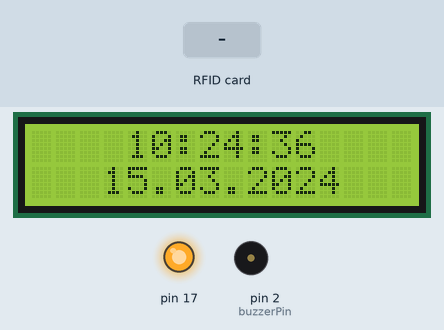
Simulated run of this sketch. Board: Arduino Leonardo, built with avr-gcc and run on an emulated ATmega32U4. Parts: 16×2 character LCD, output pins drawn as LEDs (lit = HIGH), buzzer (waves = sounding). The test bench sets the inputs (shaded band). The local clock reads 2024-03-15 10:24:30 at power-on unless the sketch sets it; storage starts empty; what the sketch prints to the serial monitor is not drawn.

Above: at 6.9 s.
7.0 s: RFID card 5E 7A 19 C4 held to the reader
At 7.9 s:
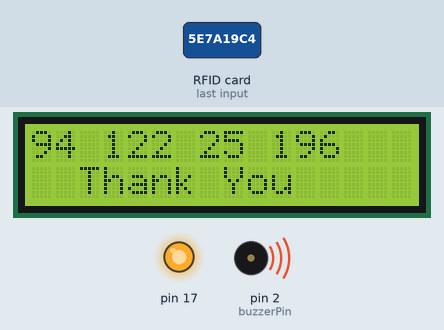
At 9.3 s:
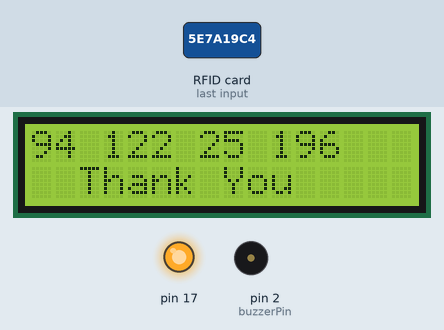
Timing chart, 0 to 10.8 s (numbered marks = the images above; inputs shaded):
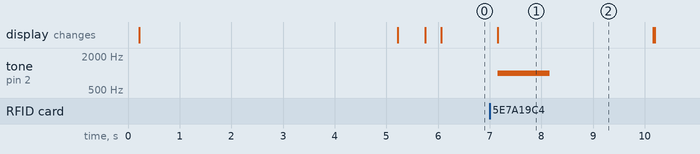

The sketch:

Check_Attandance_RFID.ino
```cpp
#include <MFRC522.h> // for the RFID
#include <SPI.h> // for the RFID and SD card module
#include <SD.h> // for the SD card
#include <DS1302.h>
#include <Wire.h>
#include <LiquidCrystal_I2C.h>

// define pins for RFID
#define CS_RFID 10
#define RST_RFID 9
// define select pin for SD card module
#define CS_SD 4

// Create a file to store the data
File myFile;

// Instance of the class for RFID
MFRC522 rfid(CS_RFID, RST_RFID);

// Variable to hold the tag's UID
String uidString;

// Instance of the class for RTC
//RTC_DS1307 rtc;
DS1302 rtc(6, 5, 3);

// Define check in time (Gio check IN)
//const int checkInHour = 9;
//const int checkInMinute = 5;

//Variable to hold user check in
int userCheckInHour;
int userCheckInMinute;

// Pins for LEDs and buzzer
//const int redLED = 6;
//const int greenLED = 7;
//const int buzzer = 5;

//Setup LCD
LiquidCrystal_I2C lcd(0x27, 16, 2);

//Buzzer
const int buzzerPin = 2;
int switchPosition=0;
int c = 261;
int d = 293;
int e = 329;
int f = 349;
int g = 391;
int a = 440;
int Bb = 466;
int b = 493;
int highc = 523;
int eighth = 500/2;
int quarter = 1000/2;
int half = 2000/2;

void setup() {
  // Set LEDs and buzzer as outputs
//  pinMode(redLED, OUTPUT);
//  pinMode(greenLED, OUTPUT);
//  pinMode(buzzer, OUTPUT);

  // Init Serial port
  Serial.begin(9600);
  while(!Serial); // for Leonardo/Micro/Zero

  // Init LCD
  lcd.init();
  //Setup LCD
  lcd.backlight();
  lcd.begin(16, 2);
  lcd.setCursor(0, 0);

  // Init SPI bus
  SPI.begin();
  // Init MFRC522
  rfid.PCD_Init();

  //Setup buzzer
  pinMode(buzzerPin,OUTPUT);

  // Setup for the SD card
  lcd.setCursor(0, 0);
  lcd.print("Setup System");
  lcd.setCursor(0, 1);
  lcd.print("Loading......");
//  happBirthdayBuzzer();

//  Serial.print("Initializing SD card...");
//  if(!SD.begin(CS_SD)) {
//    Serial.println("initialization failed!");
//  lcd.clear();
//  lcd.setCursor(0, 0);
//  lcd.print("Check SD Card");
//  lcd.setCursor(4, 1);
//  lcd.print("Again!!!");
//    return;
//  }
//  Serial.println("initialization done.");

  delay(5000);
  lcd.clear();

  // Setup for the RTC
  rtc.halt(false);
  rtc.writeProtect(false);
  // following line sets the RTC to the date & time this sketch was compiled
//  rtc.setDOW(FRIDAY);
//  rtc.setTime(9, 39, 0);
//  rtc.setDate(20, 12, 2019);
  //(luu y nap lan dau set gia tri vao cho dung, nap tu lan sau thi an di)

  lcd.setCursor(5, 0);
  lcd.print("Welcome");
  delay(500);
  lcd.clear();
}

void loop() {
   // Display time centered on the upper line
  lcd.setCursor(4, 0);
  lcd.print(rtc.getTimeStr());

//  // Display abbreviated Day-of-Week in the lower left corner
//  lcd.setCursor(0, 1);
//  lcd.print(rtc.getDOWStr(FORMAT_SHORT));

  // Display date in the lower right corner
  lcd.setCursor(3, 1);
  lcd.print(rtc.getDateStr());

  //look for new cards
  if(rfid.PICC_IsNewCardPresent()) {
    readRFID();
    logCard();
//    verifyCheckIn();
  }
  delay(10);
}

void readRFID() {
  rfid.PICC_ReadCardSerial();
  Serial.print(rtc.getDOWStr(FORMAT_SHORT));
  Serial.print(" ");
  Serial.print(rtc.getDateStr());
  Serial.print(" ");
  Serial.print(rtc.getTimeStr());
  Serial.print(" ");
  Serial.print("Tag UID: ");
  uidString = String(rfid.uid.uidByte[0]) + " " + String(rfid.uid.uidByte[1]) + " " +
    String(rfid.uid.uidByte[2]) + " " + String(rfid.uid.uidByte[3]);
  Serial.println(uidString);

  delay(100);
}

void logCard() {
  // Enables SD card chip select pin
  digitalWrite(CS_SD,LOW);

  // Open file
  myFile=SD.open("DATA.txt", FILE_WRITE);

  // If the file opened ok, write to it
  if (myFile) {
    Serial.println("File opened ok");
    myFile.print(uidString);
    myFile.print(", ");

    // Save time on SD card
//    DateTime now = rtc.now();
//    myFile.print(now.year(), DEC);
//    myFile.print('/');
//    myFile.print(now.month(), DEC);
//    myFile.print('/');
//    myFile.print(now.day(), DEC);
//    myFile.print(',');
//    myFile.print(now.hour(), DEC);
//    myFile.print(':');
//    myFile.println(now.minute(), DEC);
      myFile.print(rtc.getDateStr());
      myFile.print(' -- ');
      myFile.print(rtc.getTimeStr());

    // Print time on Serial monitor
//    Serial.print(now.year(), DEC);
//    Serial.print('/');
//    Serial.print(now.month(), DEC);
//    Serial.print('/');
//    Serial.print(now.day(), DEC);
//    Serial.print(' ');
//    Serial.print(now.hour(), DEC);
//    Serial.print(':');
//    Serial.println(now.minute(), DEC);
    Serial.print(rtc.getDOWStr(FORMAT_SHORT));
    Serial.print(" ");
    Serial.print(rtc.getDateStr());
    Serial.print(" ");
    Serial.print(rtc.getTimeStr());
    Serial.println("sucessfully written on SD card");
    myFile.close();
    lcd.clear();
    lcd.setCursor(0, 0);
    lcd.print(uidString);
    lcd.setCursor(2, 1);
    lcd.print("Thank You");
    alarmBuzzer();
    delay(1000);
    lcd.clear();

    // Save check in time;
//    userCheckInHour = now.hour();
//    userCheckInMinute = now.minute();
  }
  else {
//    Serial.println("error opening DATA.txt");
    lcd.clear();
    lcd.setCursor(0, 0);
    lcd.print(uidString);
    lcd.setCursor(2, 1);
    lcd.print("Thank You");
//    lcd.setCursor(0, 1);
//    lcd.print("Please Try Again");
    alarmBuzzer();
//    alarmBuzzer();
    delay(1000);
    lcd.clear();

  }
  // Disables SD card chip select pin
  digitalWrite(CS_SD,HIGH);
}

  //Den bao
//void verifyCheckIn(){
//  if((userCheckInHour < checkInHour)||((userCheckInHour==checkInHour) && (userCheckInMinute <= checkInMinute))){
//    digitalWrite(greenLED, HIGH);
//    delay(2000);
//    digitalWrite(greenLED,LOW);
//    Serial.println("You're welcome!");
//  }
//  else{
//    digitalWrite(redLED, HIGH);
//    delay(2000);
//    digitalWrite(redLED,LOW);
//    Serial.println("You are late...");
//  }
//}

  // Buzzer
void happBirthdayBuzzer(){ //(12s)
  tone(2,c,150*2);
  delay(200*2);
  tone(2,c,50*2);
  delay(50*2);
  tone(2,d,quarter);
  delay(quarter);
  tone(2,c,quarter);
  delay(quarter);
  tone(2,f,quarter);
  delay(quarter);
  tone(2,e,half);
  delay(half);
  tone(2,c,150*2);
  delay(200*2);
  tone(2,c,50*2);
  delay(50*2);
  tone(2,d,quarter);
  delay(quarter);
  tone(2,c,quarter);
  delay(quarter);
  tone(2,g,quarter);
  delay(quarter);
  tone(2,f,half);
  delay(half);
  tone(2,c,150*2);
  delay(200*2);
  tone(2,c,50*2);
  delay(50*2);
  tone(2,highc,quarter);
  delay(quarter);
  tone(2,a,quarter);
  delay(quarter);
  tone(2,f,quarter);
  delay(quarter);
  tone(2,e,quarter);
  delay(quarter);
  tone(2,d,half);
  delay(half);
  tone(2,Bb,150*2);
  delay(200*2);
  tone(2,Bb,50*2);
  delay(50*2);
  tone(2,a,quarter);
  delay(quarter);
  tone(2,f,quarter);
  delay(quarter);
  tone(2,g,quarter);
  delay(quarter);
  tone(2,f,half);
  delay(half);
}

void alarmBuzzer(){
  tone(buzzerPin, 1000); // Send 1KHz sound signal...
  delay(1000);        // ...for 1 sec
  noTone(buzzerPin);     // Stop sound...
  delay(1000);        // ...for 1sec
}
```

Measured:
- after the input at 7.0 s, tone on pin 2 (buzzerPin): silent → 1000 Hz after 0.16 s, → silent 1.0 s later; the display: changes after 0.16 s (image 1)
